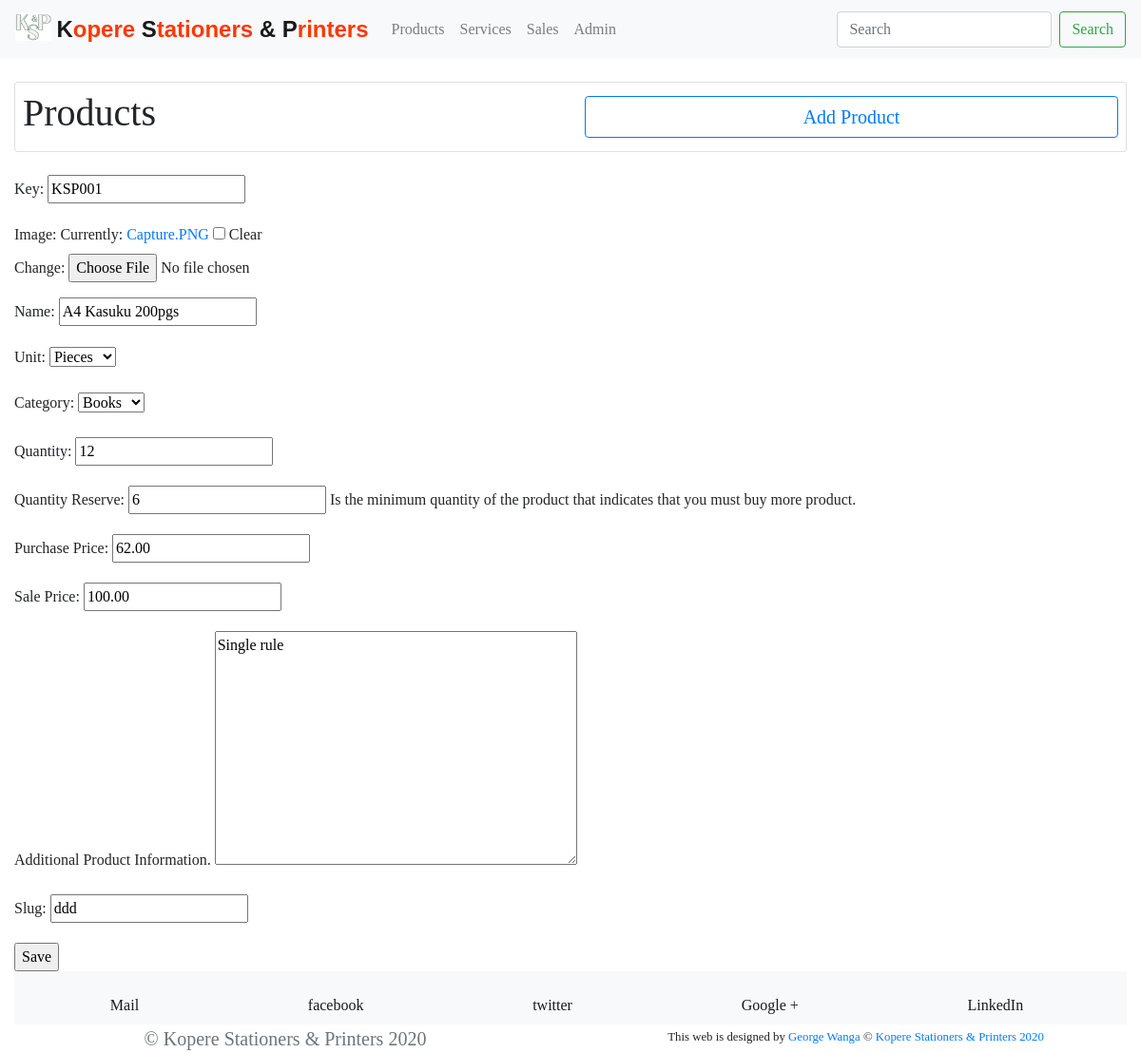
The app's page /inventory/ddd/update/ with its own data.
### inventories/models.py (models this page shows, shortened)
class Products(models.Model):
    key = models.CharField(
        max_length=8,
    )
    image = models.ImageField(
        blank=True,
    )
    name = models.CharField(
        max_length=32,
    )
    unit = models.ForeignKey(
        Units,
        on_delete=models.DO_NOTHING,
    )
    category = models.ForeignKey(
        Categories,
        on_delete=models.DO_NOTHING,
    )
    q = models.PositiveSmallIntegerField(
        verbose_name=_('Quantity'),
    )
    q_reserve = models.PositiveSmallIntegerField(
        verbose_name=_('Quantity Reserve'),
        help_text=_(
            'Is the minimum quantity of the product that indicates that you must buy more product.'
        ),
    )
    pur_price = models.DecimalField(
        verbose_name=_('Purchase Price'),
        decimal_places=2,
        max_digits=19,
        default=0,
    )
    sal_price = models.DecimalField(
        verbose_name=_('Sale Price'),
        decimal_places=2,
        max_digits=19,
        default=0,
    )
    info = models.TextField(
        verbose_name=_('Additional Product Information.'),
        null=True,
        blank=True,
    )
    pub_date = models.DateTimeField(
        verbose_name=_('Date Added'),
        auto_now=True
    )
    slug = AutoSlugField(populate_from='name', unique_with='pub_date__month')

class Units(models.Model):
    name = models.CharField(
        max_length=32,
    )
    def __str__(self):
        return self.name

class Categories(models.Model):
    name = models.CharField(
        max_length=32,
    )
    def __str__(self):
        return self.name

### inventories/views.py (the view)
# urls.py: path('<slug:slug>/update/', views.Update.as_view(), name='update'),
class Update(generic.UpdateView):
    model = Products
    fields = '__all__'

### inventories/templates/inventories/products_form.html
{% extends "inventories/base.html" %}
{% block products_body %}
<form method="post">{% csrf_token %}
    {{ form.as_p }}
    <input type="submit" value="Save">
</form>
{% endblock products_body %}

### records on screen
Products: key "KSP001", name "A4 Kasuku 200pgs", unit "Pieces", category "Books", q "12", q_reserve "6", pur_price "62.00", sal_price "100.00", info "Single rule", slug "ddd"

### other values on screen
{{ company_name }} "Kopere Stationers & Printers"
